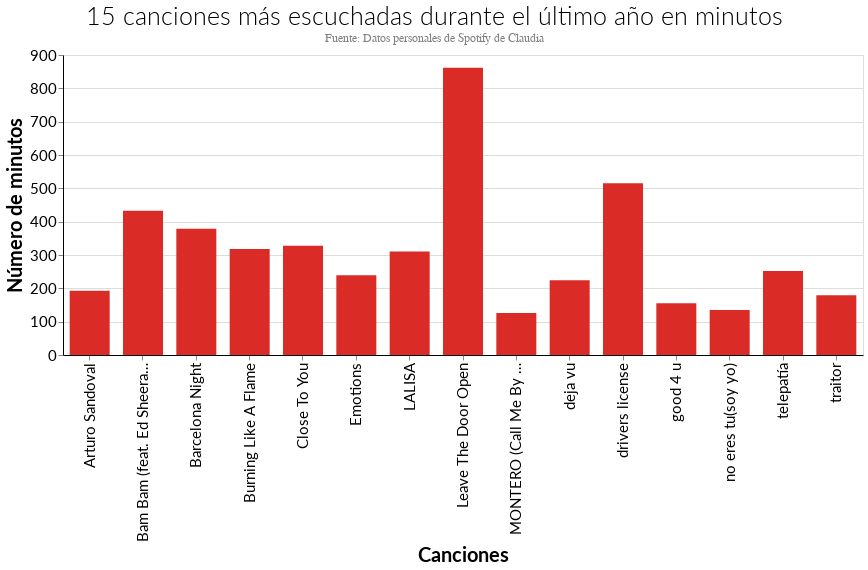

The notebook cell this image was saved under:
### Markdown cell above
## 15 canciones mas escuchadas en minutos y horas

### Code cell
top15_songs_min = alt.Chart(top15_songs, height = 300, width = 800).mark_bar().encode( 
    x = alt.X("cancion", axis=alt.Axis(title='Canciones')), 
    y = alt.Y("minutos", axis=alt.Axis(title='Número de minutos')),
    ).properties(
    title = {
      "text": ["15 canciones más escuchadas durante el último año en minutos"], 
      "subtitle": ["Fuente: Datos personales de Spotify de Claudia"],
      "color": "Black",
      "subtitleColor": "gray"
    }
)
top15_songs_min

### Figure 1 — Vega-Lite specification as saved in the notebook (floating-point values rounded to 4 significant figures)
{"config": {"title": {"font": "Lato", "fontSize": 25, "fontWeight": 300, "offset": 0, "anchor": "left"}, "axis": {"labelFont": "Lato", "titleFont": "Lato", "domainColor": "black", "labelFontSize": 15, "titleFontSize": 20}, "header": {"labelFont": "Lato", "titleFont": "Lato"}, "legend": {"labelFont": "Lato", "titleFont": "Lato", "symbolType": "circle", "padding": 1}, "background": "#FFFFFF", "range": {"category": ["#1696d2", "#d2d2d2", "#000000", "#fdbf11", "#ec008b", "#55b748", "#5c5859", "#db2b27"], "diverging": ["#cfe8f3", "#a2d4ec", "#73bfe2", "#46abdb", "#1696d2", "#12719e"]}, "area": {"fill": "#db2b27"}, "line": {"color": "#db2b27", "stroke": "#db2b27", "strokewidth": 5}, "trail": {"color": "#db2b27", "stroke": "#db2b27", "strokeWidth": 0, "size": 1}, "path": {"stroke": "#db2b27", "strokeWidth": 0.5}, "point": {"filled": true}, "text": {"font": "Lato", "color": "#db2b27", "fontSize": 11, "align": "right", "fontWeight": 400, "size": 11}, "bar": {"size": 40, "binSpacing": 1, "continuousBandSize": 30, "discreteBandSize": 30, "fill": "#db2b27", "stroke": false}}, "data": {"name": "data-a3e4d19c5396a415e7782b71f1b45823"}, "mark": "bar", "encoding": {"x": {"axis": {"title": "Canciones"}, "field": "cancion", "type": "nominal"}, "y": {"axis": {"title": "Número de minutos"}, "field": "minutos", "type": "quantitative"}}, "height": 300, "title": {"text": ["15 canciones más escuchadas durante el último año en minutos"], "subtitle": ["Fuente: Datos personales de Spotify de Claudia"], "color": "Black", "subtitleColor": "gray"}, "width": 800, "$schema": "https://vega.github.io/schema/vega-lite/v4.17.0.json", "datasets": {"data-a3e4d19c5396a415e7782b71f1b45823": [{"cancion": "Arturo Sandoval", "msPlayed": 11545753, "minutos": 192.4, "horas": 3.207, "contador": 59}, {"cancion": "MONTERO (Call Me By Your Name)", "msPlayed": 7555660, "minutos": 125.9, "horas": 2.099, "contador": 59}, {"cancion": "traitor", "msPlayed": 10745520, "minutos": 179.1, "horas": 2.985, "contador": 60}, {"cancion": "Emotions", "msPlayed": 14354429, "minutos": 239.2, "horas": 3.987, "contador": 61}, {"cancion": "good 4 u", "msPlayed": 9306045, "minutos": 155.1, "horas": 2.585, "contador": 61}, {"cancion": "Burning Like A Flame", "msPlayed": 19089756, "minutos": 318.2, "horas": 5.303, "contador": 65}, {"cancion": "no eres tu(soy yo)", "msPlayed": 8088283, "minutos": 134.8, "horas": 2.247, "contador": 71}, {"cancion": "deja vu", "msPlayed": 13446543, "minutos": 224.1, "horas": 3.735, "contador": 71}, {"cancion": "Close To You", "msPlayed": 19676857, "minutos": 327.9, "horas": 5.466, "contador": 102}, {"cancion": "telepatía", "msPlayed": 15128400, "minutos": 252.1, "horas": 4.202, "contador": 102}, {"cancion": "LALISA", "msPlayed": 18617026, "minutos": 310.3, "horas": 5.171, "contador": 107}, {"cancion": "Bam Bam (feat. Ed Sheeran)", "msPlayed": 25984412, "minutos": 433.1, "horas": 7.218, "contador": 129}, {"cancion": "Barcelona Night", "msPlayed": 22725397, "minutos": 378.8, "horas": 6.313, "contador": 141}, {"cancion": "drivers license", "msPlayed": 30928367, "minutos": 515.5, "horas": 8.591, "contador": 145}, {"cancion": "Leave The Door Open", "msPlayed": 51720356, "minutos": 862.0, "horas": 14.37, "contador": 236}]}}
